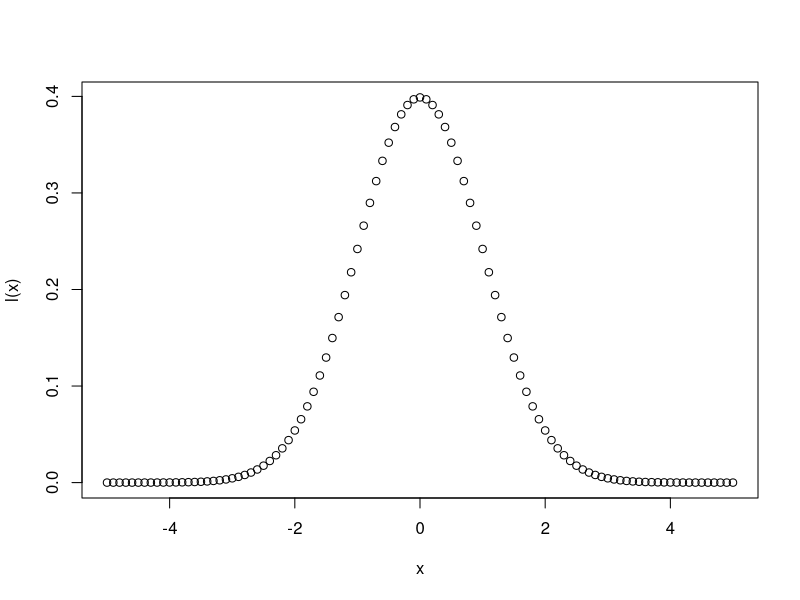
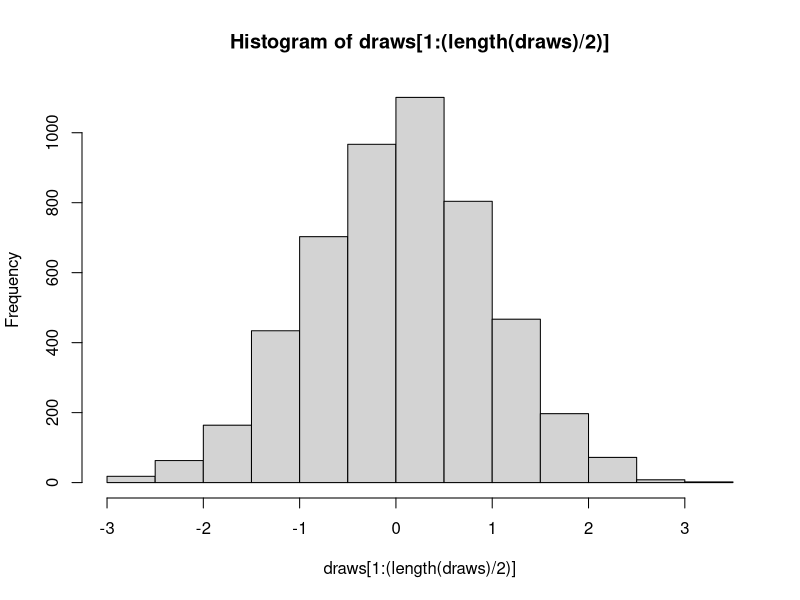
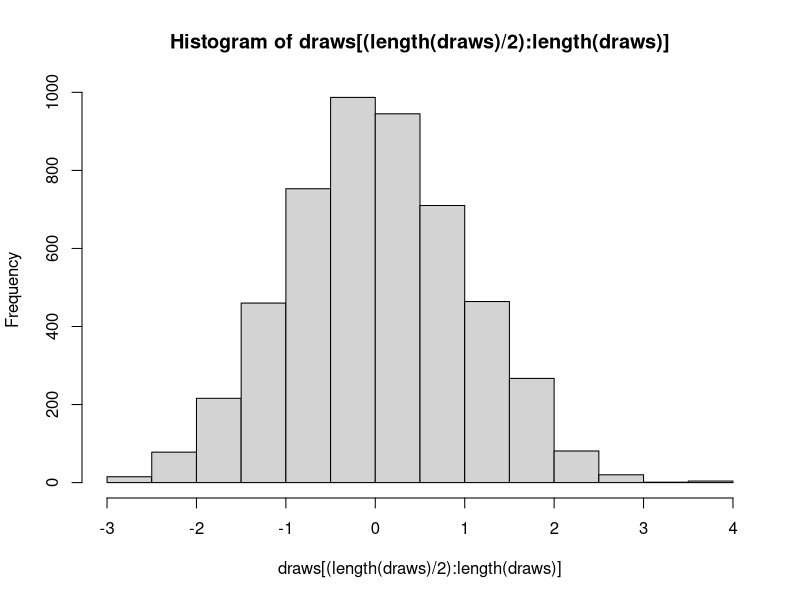
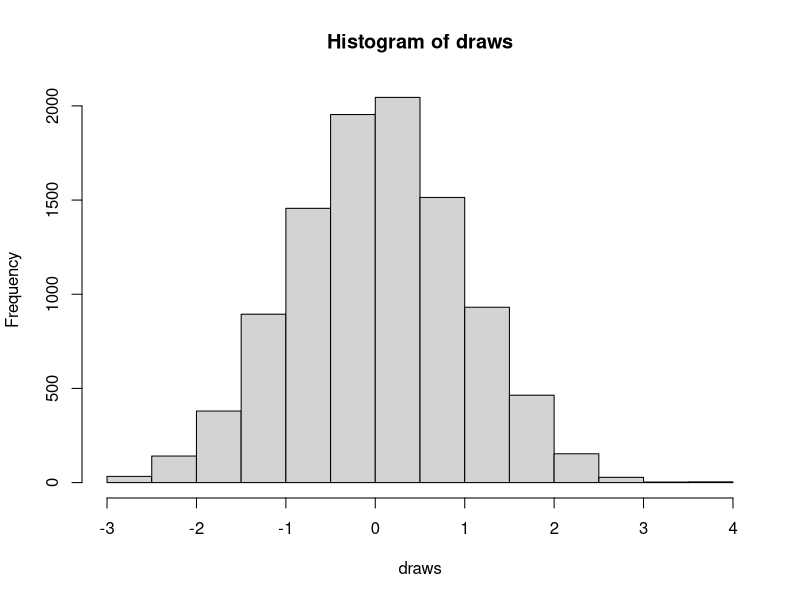
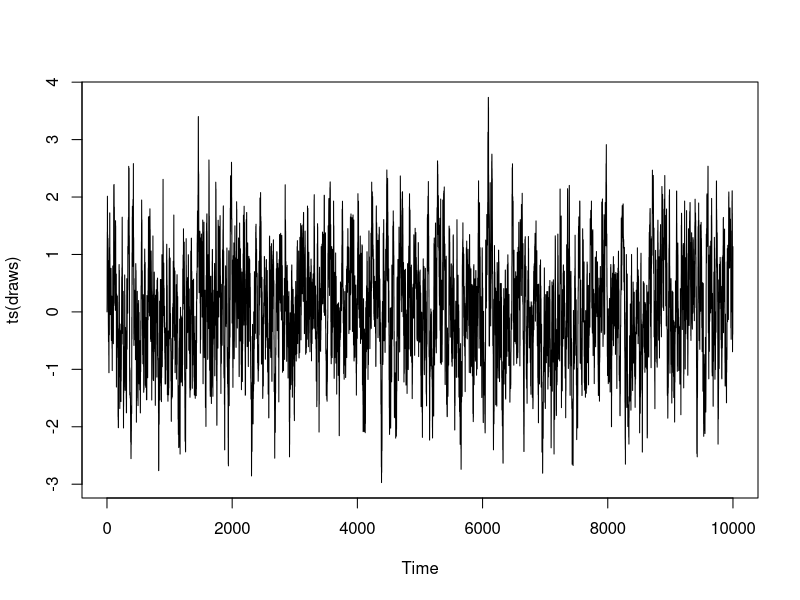
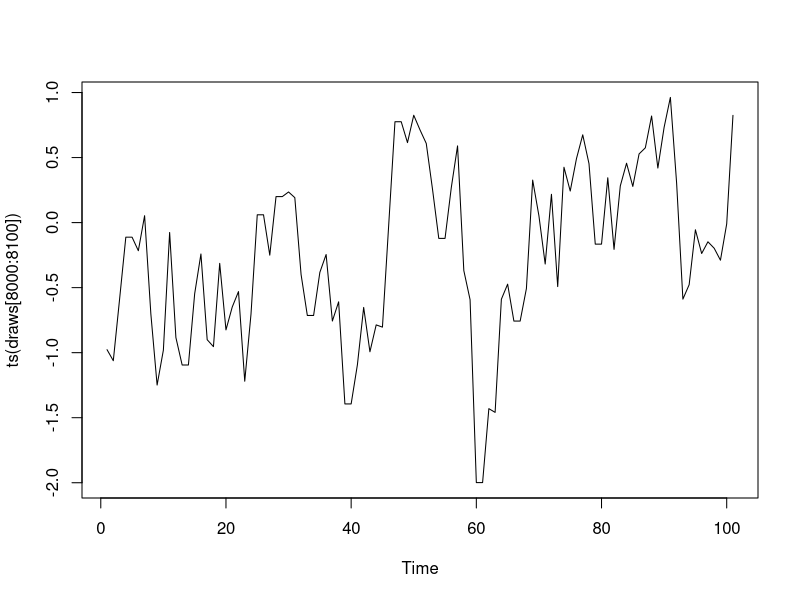
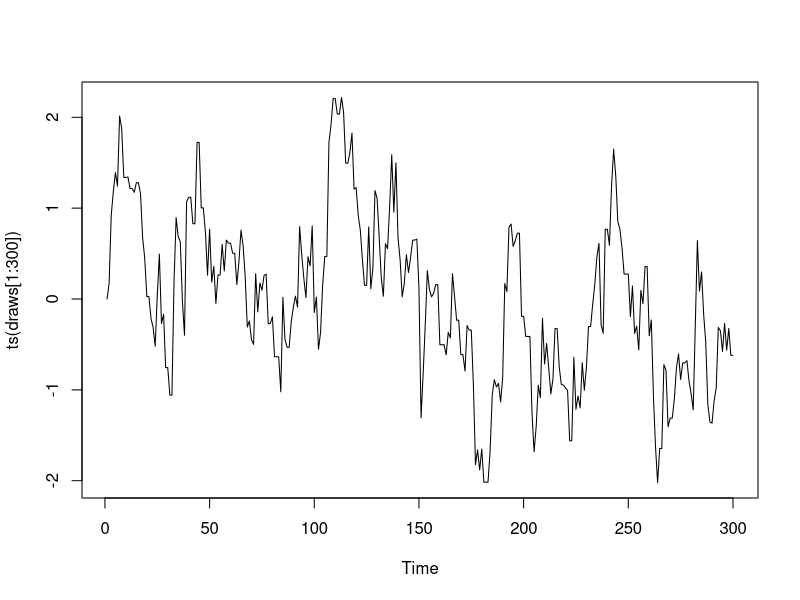
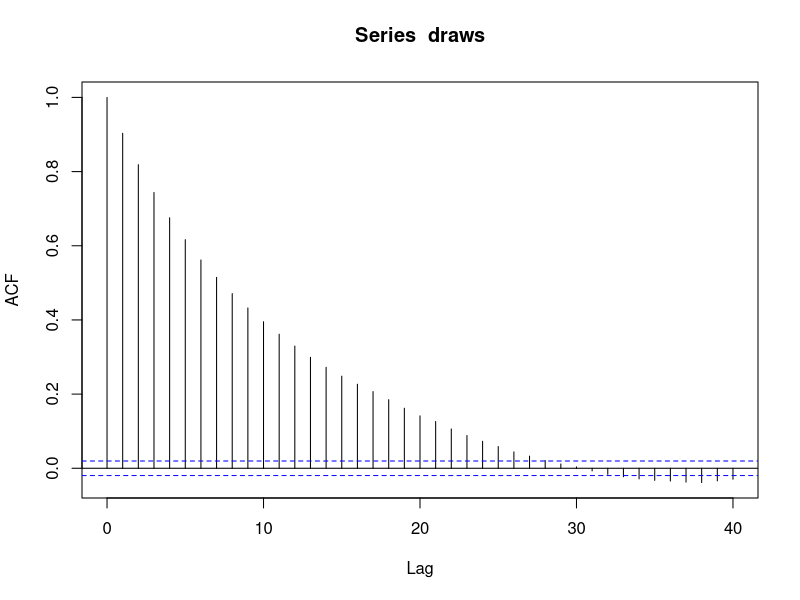

The R script that drew these images, in order: (Note: this script raises an error after producing the figures.)
# # MCMC

##########################
# Metropolis
##########################

# target kernel - trivial example. Want to draw from a normal

l <- function(x_i, sigma1 = 1, mu_1 = 0) 
  (1 / (sigma1 * sqrt(2 * pi))) * exp(-0.5 * ((x_i - mu_1) / sigma1)^2)

x <- seq(-5,5,.1)
plot(x, l(x))

metrop <- function(n, eps, l, intial = 0) {
  vec <- vector("numeric", n)
  x <- intial
  vec[1] <- x
  for (i in 2:n) {
    innovation   <- rnorm(1, 0, eps)
    candidate    <- x + innovation
    accept_ratio <- l(candidate) / l(x)
    u <- runif(1, 0, 1)
    if(accept_ratio > u) x <- candidate
    vec[i] <- x
  }
  vec
}

draws <- metrop(10000, 0.5, l)
hist(draws[1:(length(draws) / 2)])
hist(draws[(length(draws) / 2):length(draws)])
hist(draws)
plot(ts(draws))
plot(ts(draws[8000:8100]))
plot(ts(draws[1:300]))
acf(draws)
qqnorm(draws)

##########################
# Gibbs Sampler
##########################
# we want to sample from a multimariate distribution
# situation where we can sample for p(theta1|theta2) and p(theta2|theta1)

# Algorithm:
# Start with an initial theta1 and theta2
# draw for theta1, conditional on theta2 initial value
# then draw for theta2, conditional on the value of theta1 we just had 

# Example - joint normal 
# real population:
library(MASS)
library(dplyr)
library(ggplot2)

# p = 1 - covariance across normals
# theta ~ N(c(0, 0), mat(1,1,1,1))
p <- 0.5
pop <- 
  mvrnorm(n = 100000, mu = c(0,0), Sigma = matrix(c(1, p, 1, p), 2, 2)) %>% 
  as.data.frame()
names(pop) <- c("x", "y")
ggplot(pop) + 
  geom_density_2d_filled(aes(x = x, y = y))

# From results on multivariate normal, we know that 
# theta1|theta2 ~ N(p theta2, 1-p^2)

gibbs <- function(n, initial_x){
  vec <- data.frame(x = initial_x, y = 0) %>% 
    bind_rows(data.frame(x = rep(0, n-1), y = rep(0, n-1)))
  for (i in 2:n){
    vec$x[i] <- rnorm(1, 0.5 * vec$y[i-1], 1 - 0.5^2)
    vec$y[i] <- rnorm(1, 0.5 * vec$x[i], 1 - 0.5^2)
  }
  vec
}
draws <- gibbs(10000, 1, 1)
ggplot(draws) + 
  geom_density_2d_filled(aes(x = x, y = y))





